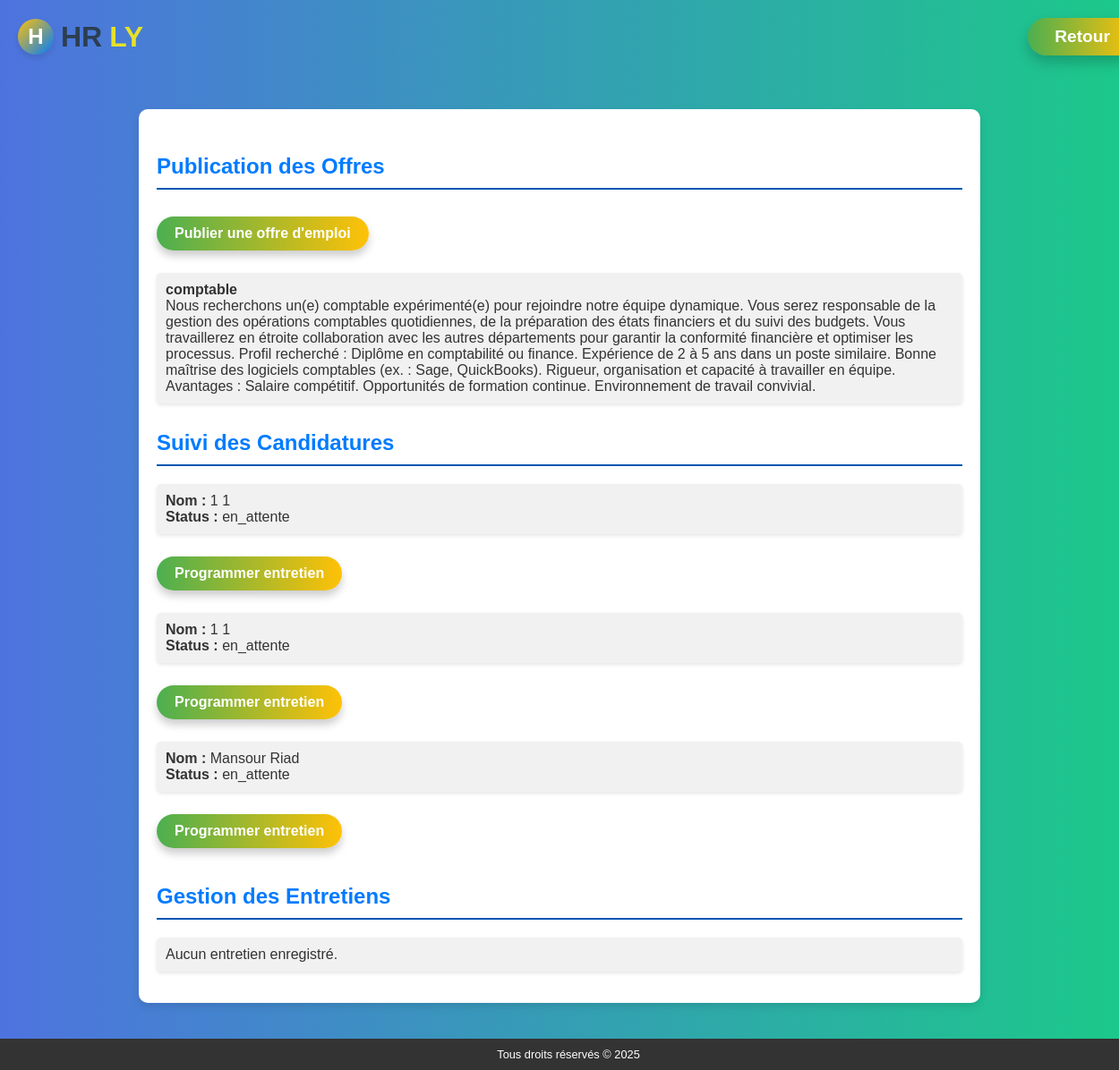
/main/gestion-recrutement/, run on an earlier commit of the app's database.
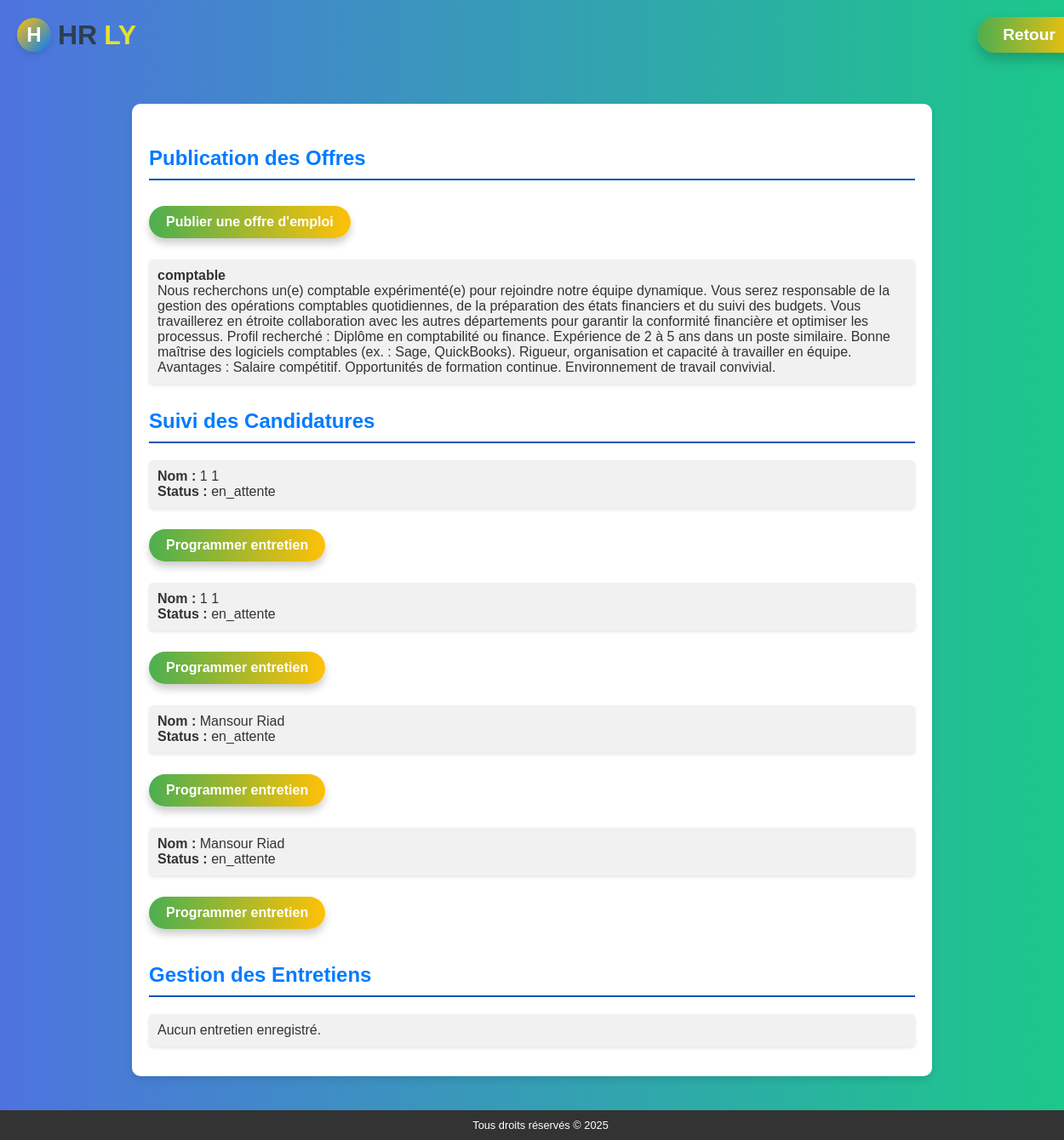
And on a later commit of the database.
### projectapp/models.py (models this page shows, shortened)
class OffreEmploi(models.Model):
    titre = models.CharField(max_length=200)
    description = models.TextField()
    date_publication = models.DateTimeField(auto_now_add=True)

class Candidature(models.Model):
    STATUS_CHOICES = [
        ('en_attente', 'En attente'),
        ('acceptee', 'Acceptée'),
        ('refusee', 'Refusée'),
    ]
    offre = models.ForeignKey(OffreEmploi, on_delete=models.CASCADE, related_name='candidatures')
    candidat = models.ForeignKey(User, on_delete=models.CASCADE)
    lettre_motivation = models.TextField()
    status = models.CharField(max_length=10, choices=STATUS_CHOICES, default='en_attente')
    nom = models.CharField(max_length=100)
    prenom = models.CharField(max_length=100)
    email = models.EmailField()
    telephone = models.CharField(max_length=15)
    adresse = models.TextField()

### projectapp/views.py (the view)
# urls.py: path('gestion-recrutement/', views.gestion_recrutement, name='gestion_recrutement'),
def gestion_recrutement(request):
    candidatures = Candidature.objects.all()
    entretiens = Entretien.objects.all()
    offres = OffreEmploi.objects.all()
    return render(request, 'rh/recrutement/gestion_recrutement.html', {
        'candidatures': candidatures,
        'entretiens': entretiens,
        'offres': offres
    })

### projectapp/templates/rh/recrutement/gestion_recrutement.html (shortened to what this page needs)
<!DOCTYPE html>
<html lang="en">
<head>
</head>
<body>
    <header>
        <div class="logo">
            <div class="logo-icon">H</div>
            <span>HR</span><span>ly</span>
        </div>
        <a class="btn-retour" href="{% url 'main_rh' %}" >Retour</a>
    </header>
    <main>
        <h2>Publication des Offres</h2>
        <a class="btn-link" href="{% url 'publier_offre' %}">Publier une offre d'emploi</a>
        {% for offre in offres %}
            <p><strong>{{ offre.titre }}</strong><br>{{ offre.description }}</p>
        {% endfor %}
        <h2>Suivi des Candidatures</h2>
        {% for candidature in candidatures %}
            <p><strong>Nom :</strong> {{ candidature.nom }} {{ candidature.prenom }}<br>
            <strong>Status :</strong> {{ candidature.status }}</p>
            <a class="btn-link" href="{% url 'programmer_entretien' %}">Programmer entretien</a>
        {% endfor %}
        <h2>Gestion des Entretiens</h2>
        {% for entretien in entretiens %}
            <p><strong>Date :</strong> {{ entretien.date }}<br>
            <strong>Candidat :</strong> {{ entretien.candidature.nom }} {{ entretien.candidature.prenom }} <br>
            <strong>Offre :</strong> {{ entretien.candidature.offre.titre }}</p>
        {% empty %}
            <p>Aucun entretien enregistré.</p>
        {% endfor %}
    </main>
    <footer>
        Tous droits réservés © 2025
    </footer>
</body>
</html>

What changed in the data, as far as the page shows it:
added Candidature: nom "Mansour", prenom "Riad", status "en_attente"
